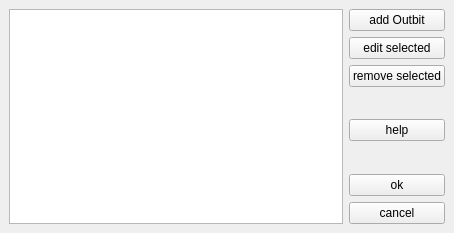
<?xml version="1.0" encoding="UTF-8"?>
<ui version="4.0">
 <class>outbits</class>
 <widget class="QMainWindow" name="outbits">
  <property name="geometry">
   <rect>
    <x>0</x>
    <y>0</y>
    <width>454</width>
    <height>233</height>
   </rect>
  </property>
  <property name="windowTitle">
   <string>outbits</string>
  </property>
  <property name="locale">
   <locale language="English" country="UnitedStates"/>
  </property>
  <widget class="QWidget" name="centralwidget">
   <layout class="QHBoxLayout" name="horizontalLayout">
    <item>
     <widget class="QListWidget" name="listWidget_outbits"/>
    </item>
    <item>
     <layout class="QVBoxLayout" name="verticalLayout_2">
      <item>
       <widget class="QPushButton" name="pushButton_add_outbit">
        <property name="text">
         <string>add Outbit</string>
        </property>
       </widget>
      </item>
      <item>
       <widget class="QPushButton" name="pushButton_edit_selected">
        <property name="text">
         <string>edit selected</string>
        </property>
       </widget>
      </item>
      <item>
       <widget class="QPushButton" name="pushButton_remove_selected">
        <property name="text">
         <string>remove selected</string>
        </property>
       </widget>
      </item>
      <item>
       <spacer name="verticalSpacer_2">
        <property name="orientation">
         <enum>Qt::Vertical</enum>
        </property>
        <property name="sizeHint" stdset="0">
         <size>
          <width>20</width>
          <height>40</height>
         </size>
        </property>
       </spacer>
      </item>
      <item>
       <widget class="QPushButton" name="pushButton_help">
        <property name="text">
         <string>help</string>
        </property>
       </widget>
      </item>
      <item>
       <spacer name="verticalSpacer">
        <property name="orientation">
         <enum>Qt::Vertical</enum>
        </property>
        <property name="sizeHint" stdset="0">
         <size>
          <width>20</width>
          <height>40</height>
         </size>
        </property>
       </spacer>
      </item>
      <item>
       <widget class="QPushButton" name="pushButton_ok">
        <property name="text">
         <string>ok</string>
        </property>
       </widget>
      </item>
      <item>
       <widget class="QPushButton" name="pushButton_cancel">
        <property name="text">
         <string>cancel</string>
        </property>
       </widget>
      </item>
     </layout>
    </item>
   </layout>
  </widget>
 </widget>
 <resources/>
 <connections/>
</ui>
